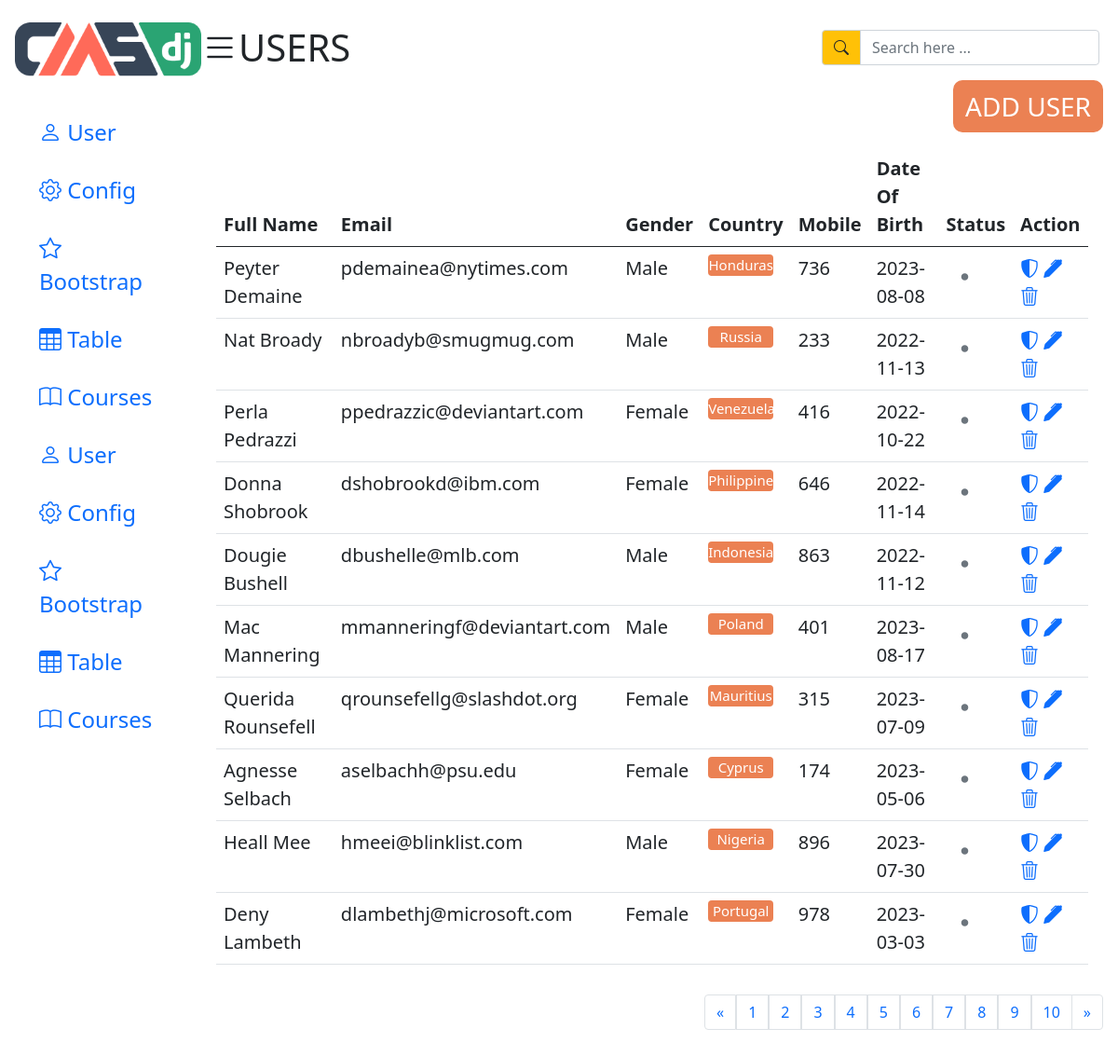
Screenshot of /?page=2 with the database file from the repository.
### tables this page shows
CREATE TABLE `user` (
  `id` int(11) NOT NULL,
  `fullname` varchar(50) NOT NULL,
  `email` varchar(50) NOT NULL,
  `gender` varchar(20) NOT NULL,
  `groups` varchar(50) NOT NULL,
  `mobile` int(10) NOT NULL,
  `date` date NOT NULL
);

### index.php (the view, shortened to what this page needs)
<?php
    $sever = 'localhost';
    $user = 'root';
    $pass = '';
    $database = 'example';
    $conn = new mysqli($sever,$user,$pass,$database);
    $sql = "SELECT * FROM user";
    $result = $conn->query($sql);
    if ($result->num_rows > 0){
        $data = [];
        while ($row = $result->fetch_assoc()){
            $data[] = $row;
        }
    }
    $perPage = 10;
    $totalRows = count($data);
    $totalPages = ceil($totalRows / $perPage);
    $currentPage = isset($_GET['page']) ? $_GET['page'] : 1;
    $start = ($currentPage - 1) * $perPage;
    $currentData = array_slice($data, $start, $perPage);
?>
<!DOCTYPE html>
<html lang="en">
<head>
    <link rel="stylesheet" href="../bootstrap_5/bootstrap-5.0.2-dist/css/bootstrap.css">
    <link rel="stylesheet" href="https://cdn.jsdelivr.net/npm/bootstrap-icons@1.11.0/font/bootstrap-icons.css">
    <link rel="stylesheet" href="">
</head>
<body>
    <div class="container-fluid">
        <div class="row">
            <div class="col-2 p-3">
                <img src="../bootstrap_5/img/logo2.png" class="pb-4 pt-2" alt="logo" style="width: 200px;">
                <ul class="nav flex-column fs-4">
                    <li class="nav-item">
                        <a class="nav-link active" aria-current="page" href="#">
                            <i class="bi bi-person"></i>
                            User
                        </a>
                    </li>
                    <li class="nav-item">
                        <a class="nav-link" href="#">
                            <i class="bi bi-gear"></i>
                            Config
                        </a>
                    </li>
                    <li class="nav-item">
                        <a class="nav-link" href="#">
                            <i class="bi bi-star"></i>
                            Bootstrap
                        </a>
                    </li>
                    <li class="nav-item">
                        <a class="nav-link" href="#">
                            <i class="bi bi-table"></i>
                            Table
                        </a>
                    </li>
                    <li class="nav-item">
                        <a class="nav-link" href="#">
                            <i class="bi bi-book"></i>
                            Courses
                        </a>
                    </li>
                    <li class="nav-item">
                        <a class="nav-link active" aria-current="page" href="#">
                            <i class="bi bi-person"></i>
                            User
                        </a>
                    </li>
                    <li class="nav-item">
                        <a class="nav-link" href="#">
                            <i class="bi bi-gear"></i>
                            Config
                        </a>
                    </li>
                    <li class="nav-item">
                        <a class="nav-link" href="#">
                            <i class="bi bi-star"></i>
                            Bootstrap
                        </a>
                    </li>
                    <li class="nav-item">
                        <a class="nav-link" href="#">
                            <i class="bi bi-table"></i>
                            Table
                        </a>
                    </li>
                    <li class="nav-item">
                        <a class="nav-link" href="#">
                            <i class="bi bi-book"></i>
                            Courses
                        </a>
                    </li>
                </ul>
            </div>
            <div class="col-10 p-3">
                <div class="header d-flex align-items-center justify-content-between">
                    <div class="d-flex align-items-center">
                        <i class="bi bi-list fs-1"></i>
                        <span class="fs-1">USERS</span>
                    </div>
                        <div class="row">
                            <div class="input-group p-3 col-md-3">
                                <a class="input-group-text bg-warning"><i class="bi bi-search"></i></a>
                                <input type="text" class="form-control" placeholder="Search here ...">
                            </div>
                        </div>
                </div>
                <div class="d-flex align-items-center justify-content-end">
                    <a href="" class="btn fs-3 text-white text-decoration-none" style="border-radius: 10px; background-color: #eb8153">ADD USER</a>
                </div>
                <div class="main p-3 fs-5">
                    <table class="table">
                        <thead>
                            <tr>
                                <th scope="col">Full Name</th>
                                <th scope="col">Email</th>
                                <th scope="col">Gender</th>
                                <th scope="col">Country</th>
                                <th scope="col">Mobile</th>
                                <th scope="col">Date Of Birth</th>
                                <th scope="col">Status</th>
                                <th scope="col">Action</th>
                            </tr>
                        </thead>
                        <tbody>
                            <?php
                                foreach($currentData as $value){
                            ?>
                                    <tr>
                                        <th scope="row" class="fw-normal"><?= $value['fullname']; ?></th>
                                        <td><?= $value['email'] ;?></td>
                                        <td><?= $value['gender'] ;?></td>
                                        <td><p class="rounded-2 text-center text-white" style="background-color:#eb8153; font-size: 15px; width: 70px"><?= $value['groups'] ;?></p></td>
                                        <td><?= $value['mobile'];?></td>
                                        <td><?= $value['date'];?></td>
                                        <td><i class="bi bi-dot h1 text-center text-secondary"></i></td>
                                        <td>
                                            <a href=""><i class="bi bi-shield-shaded"></i></a>
                                            <a href=""><i class="bi bi-pen-fill"></i></a>
                                            <a href=""><i class="bi bi-trash3"></i></a>
                                        </td>
                                    </tr>
                            <?php
                                }
                            ?>
                        </tbody>
                    </table>
                </div>
                    <nav aria-label="Page navigation example">
                        <ul class="pagination justify-content-end">
                            <li class="page-item">
                            <a class="page-link" href="#" aria-label="Previous">
                                <span aria-hidden="true">&laquo;</span>
                            </a>
                            </li>
                            <?php
                                for ($page = 1; $page <= $totalPages; $page++) {
                                    echo '<a class="page-link" href="?page=' . $page . '">' . $page . '</a> ';
                                }
                            ?>
                            <li class="page-item">
                            <a class="page-link" href="#" aria-label="Next">
                                <span aria-hidden="true">&raquo;</span>
                            </a>
                            </li>
                        </ul>
                    </nav>
            </div>
        </div>
    </div>
</body>
</html>

### index.php (style rules this page uses)
.nav-item { padding-top: 10px; padding-left: 10px; }

### rows the page displays
user: fullname "Peyter Demaine", email "pdemainea@nytimes.com", gender "Male", groups "Honduras", mobile "736", date "2023-08-08"
user: fullname "Nat Broady", email "nbroadyb@smugmug.com", gender "Male", groups "Russia", mobile "233", date "2022-11-13"
user: fullname "Perla Pedrazzi", email "ppedrazzic@deviantart.com", gender "Female", groups "Venezuela", mobile "416", date "2022-10-22"
user: fullname "Donna Shobrook", email "dshobrookd@ibm.com", gender "Female", groups "Philippines", mobile "646", date "2022-11-14"
user: fullname "Dougie Bushell", email "dbushelle@mlb.com", gender "Male", groups "Indonesia", mobile "863", date "2022-11-12"
user: fullname "Mac Mannering", email "mmanneringf@deviantart.com", gender "Male", groups "Poland", mobile "401", date "2023-08-17"
user: fullname "Querida Rounsefell", email "qrounsefellg@slashdot.org", gender "Female", groups "Mauritius", mobile "315", date "2023-07-09"
user: fullname "Agnesse Selbach", email "aselbachh@psu.edu", gender "Female", groups "Cyprus", mobile "174", date "2023-05-06"
user: fullname "Heall Mee", email "hmeei@blinklist.com", gender "Male", groups "Nigeria", mobile "896", date "2023-07-30"
user: fullname "Deny Lambeth", email "dlambethj@microsoft.com", gender "Female", groups "Portugal", mobile "978", date "2023-03-03"
